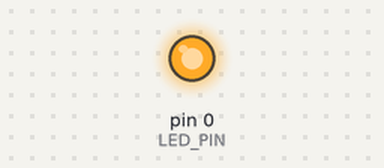
Bench run of a sketch on a simulated Arduino Uno, built with avr-gcc and run on an emulated ATmega328P. On the bench: output pins drawn as LEDs (lit = HIGH). Random numbers use the default seed unless the sketch sets one.

Above: at 4.62 s.
At 37.31 s:
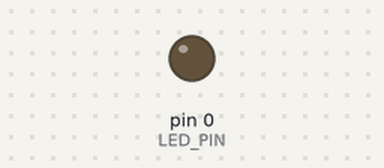
Timing chart, 0 to 40.0 s (numbered marks = the images above):
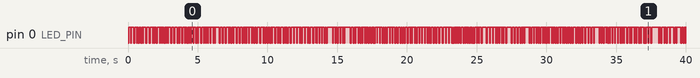

The sketch:

teelich.ino
```cpp
#define LED_PIN 0

void setup() {
  pinMode(LED_PIN, OUTPUT);
}

void loop() {
  uint8_t flicker = random(30, 75);
  uint8_t sleep_time = random(60, 190);
  uint8_t bright = random(100, 130);

  analogWrite(LED_PIN, bright);
  delay(flicker);
  analogWrite(LED_PIN, 160);
  delay(sleep_time);
}
```
